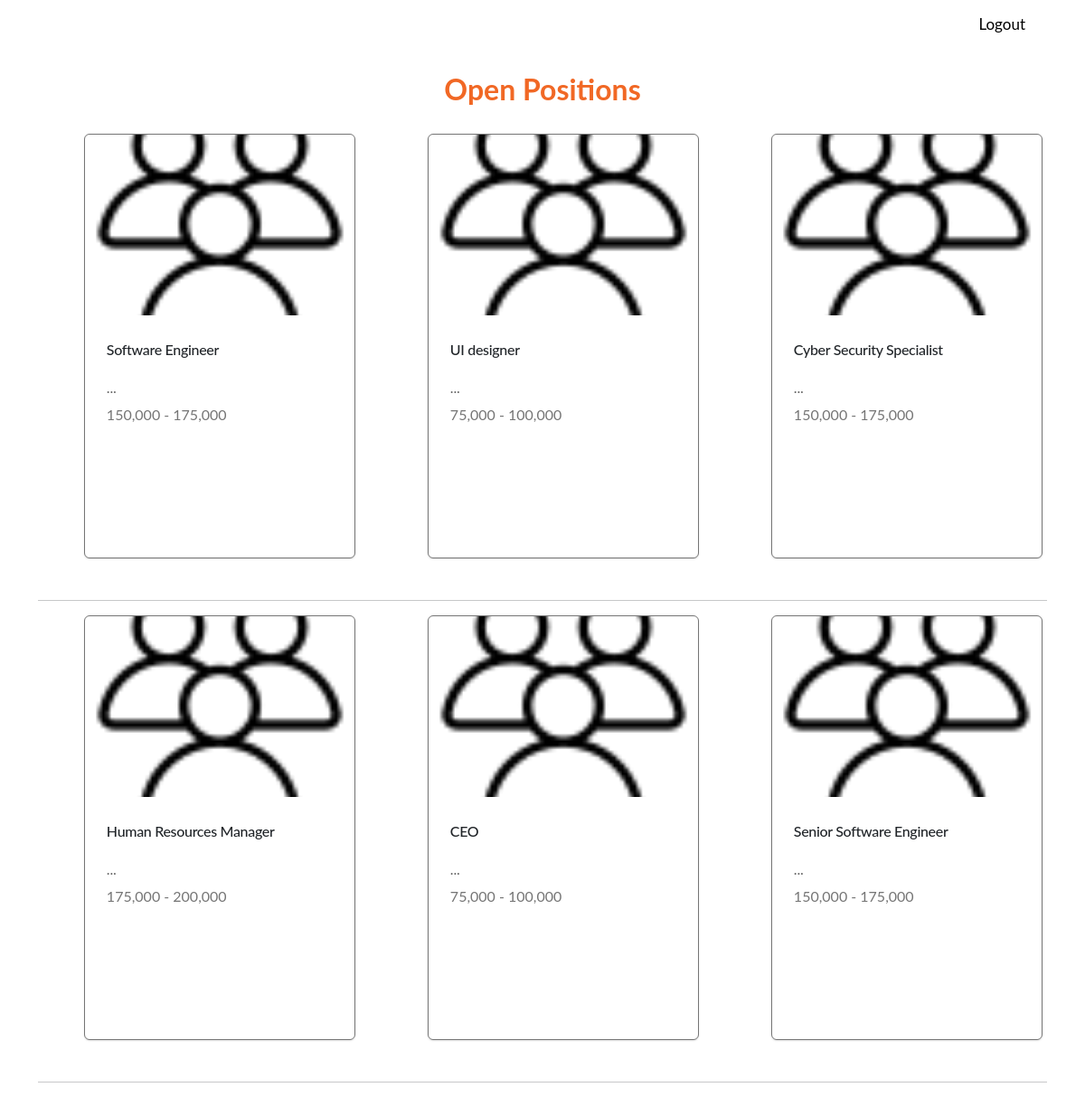
Page /applicants/jobs/all (signed in) on the committed database.
### applicants/models.py (models this page shows, shortened)
class Job(models.Model):
    title = models.CharField(
        verbose_name="Job Title",
        max_length=128,
        db_index=False,
    )
    overview = RichTextField(
        verbose_name="Job Description",
    )
    responsibilities = RichTextField(
        verbose_name="Job Responsibilities",
    )
    qualifications = RichTextField(
        verbose_name="Job Qualifications",
    )
    _25 = '25,000 - 50,000'
    _50 = '50,000 - 75,000'
    _75 = '75,000 - 100,000'
    _100 = '100,000 - 125,000'
    _125 = '125,000 - 150,000'
    _150 = '150,000 - 175,000'
    _175 = '175,000 - 200,000'
    _200 = '200,000 - 225,000'
    _225 = '225,000 - 250,000'
    _250 = '250,000 - 275,000'
    _275 = '275,000 - 300,000'
    _300 = '300,000 - 325,000'
    SALARY_RANGE_CHOICES = [
        (_25, '25,000 - 50,000'),
        (_50, '50,000 - 75,000'),
        (_75, '75,000 - 100,000'),
        (_100, '100,000 - 125,000'),
        (_125, '125,000 - 150,000'),
        (_150, '150,000 - 175,000'),
        (_175, '175,000 - 200,000'),
        (_200, '200,000 - 225,000'),
        (_225, '225,000 - 250,000'),
        (_250, '250,000 - 275,000'),
        (_275, '275,000 - 300,000'),
        (_300, '300,000 - 325,000')
    ]
    salary_Range = models.CharField(
        verbose_name="Salary Range",
        max_length=20,
        db_index=False,
        choices=SALARY_RANGE_CHOICES,
    )
    REMOTE = 'R'
    IN_OFFICE = 'O'
    HYBRID = 'H'
    WORK_SITE_CHOICES = [
        (REMOTE, 'Remote'),
        (IN_OFFICE, 'In Office'),
        (HYBRID, 'Hybrid'),
    ]
    work_Site = models.CharField(
        verbose_name="Work Site",
        max_length=1,
        choices=WORK_SITE_CHOICES,
        db_index=False,
    )
    FULL_TIME = 'F'
    PART_TIME = 'P'
    INTERNSHIP = 'I'
    CONTRACT = 'C'
    WORK_TYPE_CHOICES = [
        (FULL_TIME, 'Full Time'),
        (PART_TIME, 'Part Time'),
        (INTERNSHIP, 'Internship'),
        (CONTRACT, 'Contract'),
    ]
    work_Type = models.CharField(
        verbose_name="Work Type",
        max_length=1,
        choices=WORK_TYPE_CHOICES,
        db_index=False,
    )
    STATUS_CHOICES = [
        (True, 'Open'),
        (False, 'Closed'),
    ]
    open = models.BooleanField(
        verbose_name="Job Status",
        db_index=False,
        choices=STATUS_CHOICES,
        default=True,
    )
    created_By = models.ForeignKey(
        to=Recruiter,
        on_delete=models.CASCADE,
        db_index=True,
        related_name="jobs_created"
    )

### applicants/views.py (the view)
# urls.py: path('jobs/all', views.all_jobs_view, name='all_jobs'),
def all_jobs_view(request):
    return render(request, 'applicants/all_jobs.html',{
        'jobs': a_models.Job.objects.all()
    })

### applicants/templates/applicants/all_jobs.html
{% extends "applicants/layout.html" %}
{% load static %}
{% load widget_tweaks %}
{% block head %}
    <link href="{% static 'applicants/css/job_card.css' %}" rel="stylesheet">
{% endblock %}
{% block main %}
    <h2 class="text-center">Open Positions</h2>
    {% for job in jobs %}
        {% if forloop.counter0|divisibleby:3 %} <div class="row z-center cards"> {%  endif %}
            <div class="col-md-4">
                <div class="card-parent">
                    <a href="{% url 'applicants:job' job.id %}">
                        <div class="card" id="cardContainer">
                            <img class="card-child" alt="" src="{% static 'recruiters/icon-candidates.png' %}" />
                            <div class="card-text-container">
                            <div class="card-title-parent">
                                <div class="card-title">
                                {{ job.title }}
                                </div>
                                <div class="card-description">
                                {{ job.description | slice:":180"}}...
                                </div>
                            </div>
                            <div class="card-price-tag">
                                {{ job.salary_Range }}
                            </div>
                            </div>
                        </div>
                    </a>
                </div>
            </div>
        {%  if forloop.counter|divisibleby:3 or forloop.last %}</div><hr>{%  endif %}
    {% endfor %}
{% endblock %}

### applicants/static/applicants/css/global.css (style rules this page uses)
:root { --primary-color-light: #FF8C00; --primary-color-dark: #f16825; --text-s-regular: 400 12px/16px var(--font-poppins); --font-poppins: Poppins; --font-inter: Inter; --font-size-base: 16px; --font-size-sm: 14px; --font-size-xs: 12px; --font-size-lg: 20px; --font-size-xl: 24px; --neutral-10: #fff; --neutral-70: #757575; --neutral-100: #0a0a0a; --neutral-80: #616161; --primary-color: #f16825; --fadetext: #757575; --t1: rgba(0, 0, 0, 0.2); --t2: #fff; --color-gray-100: rgba(255, 255, 255, 0.5); --gap-base: 16px; --gap-5xs: 8px; --gap-12xl: 31px; --padding-5xl: 24px; --padding-xl: 20px; --br-6xl: 24px; --br-7xs: 6px; --br-base: 16px; --br-sm: 14px; --shadow-1: 0px 1px 2px rgba(0, 0, 0, 0.12); --btn-width: 100%; }
body { font-family: "Lato", sans-serif; background-color: white; font-size: var(--font-size-base); }
h1, h2 { font-family: "Lato", sans-serif; font-weight: 700; color: var(--primary-color); }
h2, h3 { margin-top: 10px; margin-bottom: 30px; }

### applicants/static/applicants/css/job_card.css (style rules this page uses)
.card-child { align-self: stretch; position: relative; border-radius: var(--br-7xs) var(--br-7xs) 0 0; max-width: 100%; overflow: hidden; height: 200px; flex-shrink: 0; object-fit: cover; }
.card-title { align-self: stretch; position: relative; letter-spacing: -0.02em; line-height: 28px; font-weight: 500; }
.card-description { align-self: stretch; position: relative; font-size: var(--text-l-regular-size); letter-spacing: -0.01em; line-height: 24px; color: var(--neutral-80); }
.card-title-parent { align-self: stretch; display: flex; flex-direction: column; align-items: flex-start; justify-content: flex-start; gap: var(--gap-5xs); }
.card-price-tag { align-self: stretch; position: relative; font-size: var(--text-s-regular-size); line-height: 16px; color: var(--neutral-70); padding: 10px 0 0 0; text-align: left; }
.card-text-container { align-self: stretch; background-color: var(--neutral-10); padding: var(--padding-5xl); gap: var(--gap-base); }
.card { position: absolute; height: 470px; width: 300px; top: 5.4%; bottom: 54.55%; box-shadow: var(--shadow-1); border: 1px solid var(--neutral-70); box-sizing: border-box; }
.card { right: 66.16%; left: 14.29%; cursor: pointer; text-align: left; }
.card-parent { position: relative; font-size: var(--heading-s-size); color: var(--neutral-100); font-family: var(--text-s-regular); }
.row.cards { height: 500px; }

### rows in the picture
Job: title "Software Engineer", salary_Range "150,000 - 175,000"
Job: title "UI designer", salary_Range "75,000 - 100,000"
Job: title "Cyber Security Specialist", salary_Range "150,000 - 175,000"
Job: title "Human Resources Manager", salary_Range "175,000 - 200,000"
Job: title "CEO", salary_Range "75,000 - 100,000"
Job: title "Senior Software Engineer", salary_Range "150,000 - 175,000"
